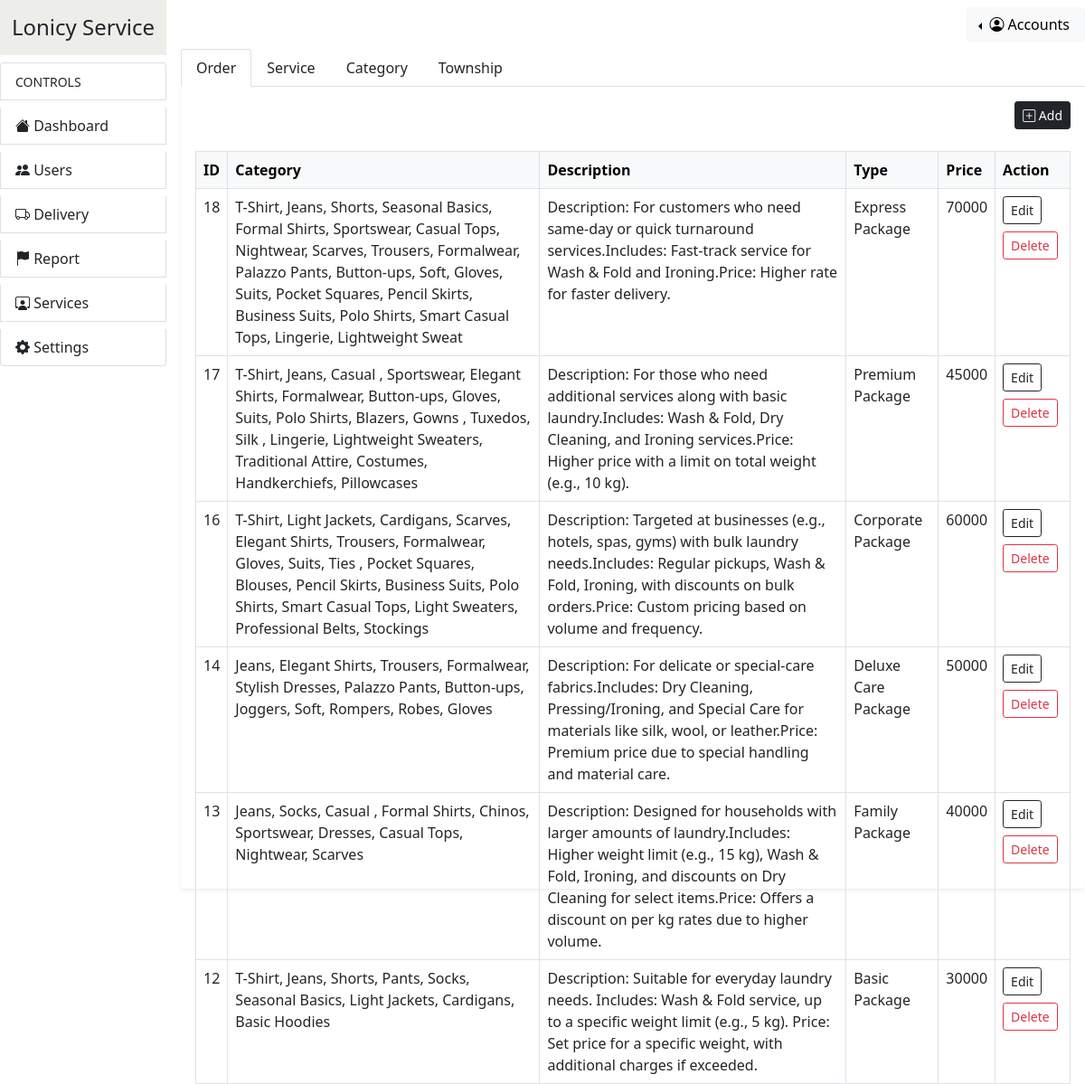
/admin/service.php (signed in), run on the app's committed database.
### tables this page shows
CREATE TABLE `category` (
  `cat_id` int(11) NOT NULL,
  `category` varchar(255) NOT NULL,
  `description` text NOT NULL,
  `cat_type` varchar(50) NOT NULL,
  `price` varchar(50) NOT NULL
);

### admin/service.php (the view, shortened to what this page needs)
<?php
    include ('inc/conn.php');
?>
<!DOCTYPE html>
<html lang="en">
<head>
    <?php include('inc/link.php');?>
</head>
<body>
    <div class="container-fulid">
        <div class="row g-0">
            <?php include('inc/header.php');?>
            <div class="col-10">
                <nav class="navbar navbar-expand">
                    <div class="container-fluid d-flex flex-row-reverse">
                        <div class="dropdown dropstart">
                            <button class="btn btn-light shadow-none dropdown-toggle" type="button" data-bs-toggle="dropdown" aria-expanded="false">
                                <i class="bi bi-person-circle"></i><span class="p-1 d-none d-lg-inline">Accounts</span>
                            </button>
                        </div>
                    </div>
                </nav>
                        <div class="col-sm-12">
                            <ul class="nav nav-tabs">
                                <li class="nav-item">
                                    <a class="nav-link active text-dark" aria-current="page" href="order.php">Order</a>
                                </li>
                                <li class="nav-item">
                                    <a class="nav-link text-dark" href="service.php">Service</a>
                                </li>
                                <li class="nav-item">
                                    <a class="nav-link text-dark" href="clothes_category.php">Category</a>
                                </li>
                                <li class="nav-item">
                                    <a class="nav-link text-dark" href="addDelivery.php">Township</a>
                                </li>
                            </ul>
                        </div>
                        <div class="card border-0 shadow-sm mb-4">
                            <div class="card-body">
                                <div class="text-end mb-4">
                                    <button type="button" class="btn btn-dark shadow-none btn-sm" data-bs-toggle="modal" data-bs-target="#package">
                                        <i class="bi bi-plus-square"></i> Add
                                    </button>
                                </div>
                                <div class="table-responsive-lg vh-100">
                                    <div class="table-responsive-md">
                                        <table class="table table-bordered">
                                            <thead class="table-light">
                                                <tr>
                                                    <th scope="col">ID</th>
                                                    <th scope="col">Category</th>
                                                    <th scope="col">Description</th>
                                                    <th scope="col">Type</th>
                                                    <th scope="col">Price</th>
                                                    <th scope="col">Action</th>
                                                </tr>
                                            </thead>
                                            <?php
                                                $query = "SELECT * FROM category ORDER BY cat_id DESC";
                                                $result = mysqli_query($connection, $query);
                                                while ($row = mysqli_fetch_array($result)) {
                                                    $catid = $row['cat_id'];
                                                    $des = $row['description'];
                                                    $type = $row['cat_type'];
                                                    $price = $row['price'];
                                                    $categories = explode(",", $row['category']);
                                                    $categoriesList = implode(", ", $categories);
                                                    echo "<tr>
                                                        <td>{$catid}</td>
                                                        <td>{$categoriesList}</td>
                                                        <td>{$des}</td>
                                                        <td>{$type}</td>
                                                        <td>{$price}</td>
                                                        <td>
                                                            <button class='btn btn-outline-dark btn-sm mb-2 shadow-none' data-bs-toggle='modal' data-bs-target='#editModal{$catid}'>Edit</button>
                                                            <a href='service.php?action=delete&cat_id={$catid}' class='btn btn-outline-danger shadow-none btn-sm mb-2'>Delete</a>
                                                        </td>
                                                    </tr>";
                                            ?>
                                                <tbody>
                                                <?php
                                                    }
                                                ?>
                                            </tbody>
                                        </table>
                                    </div>
                                </div>
                    </div>
                    </div>
                </div>
            </div>
        </div>
</body>
</html>

### data on the page
category: cat_id "18", category "T-Shirt, Jeans, Shorts, Seasonal Basics, Formal Shirts, Sportswear, Casual Tops, Nightwear, Scarves, Trousers, Formalwear, Palazzo Pants, Button-ups, Soft, Gloves, Suits, Pocket Squares, Pencil Skirts, Business Suits, Polo Shirts, Smart Casual Tops, Lingerie, Lightweight Sweat", description "Description: For customers who need same-day or quick turnaround services.Includes: Fast-track service for Wash & Fold and Ironing.Price: Higher rate for faster delivery.", cat_type "Express Package", price "70000"
category: cat_id "17", category "T-Shirt, Jeans, Casual , Sportswear, Elegant Shirts, Formalwear, Button-ups, Gloves, Suits, Polo Shirts, Blazers, Gowns , Tuxedos, Silk , Lingerie, Lightweight Sweaters, Traditional Attire, Costumes, Handkerchiefs, Pillowcases", description "Description: For those who need additional services along with basic laundry.Includes: Wash & Fold, Dry Cleaning, and Ironing services.Price: Higher price with a limit on total weight (e.g., 10 kg).", cat_type "Premium Package", price "45000"
category: cat_id "16", category "T-Shirt, Light Jackets, Cardigans, Scarves, Elegant Shirts, Trousers, Formalwear, Gloves, Suits, Ties , Pocket Squares, Blouses, Pencil Skirts, Business Suits, Polo Shirts, Smart Casual Tops, Light Sweaters, Professional Belts, Stockings", description "Description: Targeted at businesses (e.g., hotels, spas, gyms) with bulk laundry needs.Includes: Regular pickups, Wash & Fold, Ironing, with discounts on bulk orders.Price: Custom pricing based on volume and frequency.", cat_type "Corporate Package", price "60000"
category: cat_id "14", category "Jeans, Elegant Shirts, Trousers, Formalwear, Stylish Dresses, Palazzo Pants, Button-ups, Joggers, Soft, Rompers, Robes, Gloves", description "Description: For delicate or special-care fabrics.Includes: Dry Cleaning, Pressing/Ironing, and Special Care for materials like silk, wool, or leather.Price: Premium price due to special handling and material care.", cat_type "Deluxe Care Package", price "50000"
category: cat_id "13", category "Jeans, Socks, Casual , Formal Shirts, Chinos, Sportswear, Dresses, Casual Tops, Nightwear, Scarves", description "Description: Designed for households with larger amounts of laundry.Includes: Higher weight limit (e.g., 15 kg), Wash & Fold, Ironing, and discounts on Dry Cleaning for select items.Price: Offers a discount on per kg rates due to higher volume.", cat_type "Family Package", price "40000"
category: cat_id "12", category "T-Shirt, Jeans, Shorts, Pants, Socks, Seasonal Basics, Light Jackets, Cardigans, Basic Hoodies", description "Description: Suitable for everyday laundry needs. Includes: Wash & Fold service, up to a specific weight limit (e.g., 5 kg). Price: Set price for a specific weight, with additional charges if exceeded.", cat_type "Basic Package", price "30000"
